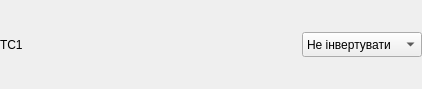
<?xml version="1.0" encoding="UTF-8"?>
<ui version="4.0">
 <class>TsSettings</class>
 <widget class="QWidget" name="TsSettings">
  <property name="geometry">
   <rect>
    <x>0</x>
    <y>0</y>
    <width>422</width>
    <height>89</height>
   </rect>
  </property>
  <property name="windowTitle">
   <string>Form</string>
  </property>
  <layout class="QHBoxLayout" name="horizontalLayout">
   <property name="leftMargin">
    <number>0</number>
   </property>
   <property name="topMargin">
    <number>0</number>
   </property>
   <property name="rightMargin">
    <number>0</number>
   </property>
   <property name="bottomMargin">
    <number>0</number>
   </property>
   <item>
    <widget class="QLabel" name="lTS">
     <property name="minimumSize">
      <size>
       <width>50</width>
       <height>25</height>
      </size>
     </property>
     <property name="maximumSize">
      <size>
       <width>50</width>
       <height>25</height>
      </size>
     </property>
     <property name="text">
      <string>ТС1</string>
     </property>
    </widget>
   </item>
   <item>
    <spacer name="horizontalSpacer">
     <property name="orientation">
      <enum>Qt::Horizontal</enum>
     </property>
     <property name="sizeHint" stdset="0">
      <size>
       <width>40</width>
       <height>20</height>
      </size>
     </property>
    </spacer>
   </item>
   <item>
    <widget class="QComboBox" name="cbTS">
     <property name="minimumSize">
      <size>
       <width>120</width>
       <height>25</height>
      </size>
     </property>
     <property name="maximumSize">
      <size>
       <width>120</width>
       <height>25</height>
      </size>
     </property>
     <item>
      <property name="text">
       <string>Не інвертувати</string>
      </property>
     </item>
     <item>
      <property name="text">
       <string>Інвертувати</string>
      </property>
     </item>
    </widget>
   </item>
  </layout>
 </widget>
 <resources/>
 <connections/>
</ui>
